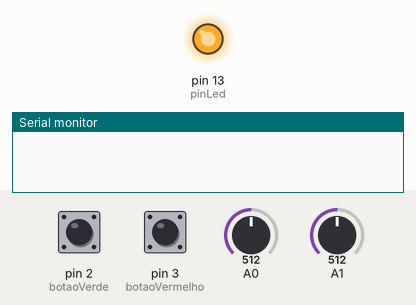
Bench run of a sketch on a simulated Arduino Uno, built with avr-gcc and run on an emulated ATmega328P. On the bench: output pins drawn as LEDs (lit = HIGH), the last lines printed to the serial monitor. The inputs (shaded band) are chosen by the test bench; at power-on: pin 2 (botaoVerde) LOW, pin 3 (botaoVermelho) LOW, A0 = 512, A1 = 512.

Above: at 0.1 s.
At 2.3 s:
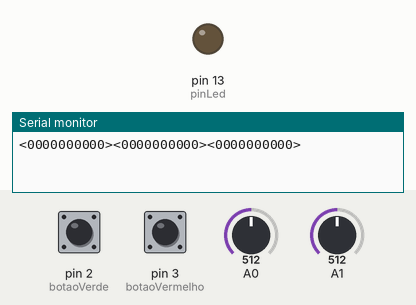
Timing chart, 0 to 3.8 s (numbered marks = the images above):
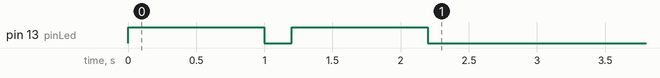

The sketch:

Volante.ino
```cpp
/*
 * Envia caracteres para o segundo chip do arduino (16u2),
 * que deve rodar programa de ponte HID para repassar
 * os caracteres como comandos de joystick para
 * a porta USB.
 */

const int pinLed = LED_BUILTIN;
const int botaoVermelho = 3;
const int botaoVerde = 2;

const int potVolante = A0;
const int potAcelera = A1;

void setup() {
  pinMode(pinLed, OUTPUT);
  pinMode(botaoVermelho, INPUT);
  pinMode(botaoVerde, INPUT);

  Serial.begin(115200);

  // Para saber que é o meu código
  digitalWrite(pinLed, HIGH);
  delay(1000);
  digitalWrite(pinLed, LOW);
  delay(200);
  digitalWrite(pinLed, HIGH);
  delay(1000);
  digitalWrite(pinLed, LOW);
}

void geraSaida(char saida[], int potenciometro){
    char direcao = '0';
    int valorPotenciometro = analogRead(potenciometro);
    int valorDirecao = 0;
    if (valorPotenciometro > 512) {
      direcao = '2';
      valorDirecao = valorPotenciometro - 512;
    } else if (valorPotenciometro < 512) {
      direcao = '1';
      valorDirecao = 512 - valorPotenciometro;
    }
    // cria uma saída com zeros à esquerda
    sprintf(saida, "%c%03d", direcao, valorDirecao);
}


void loop() {

    char valorBotaoVermelho = '0';
    if (digitalRead(botaoVermelho)) {
      valorBotaoVermelho = '1';
    }
    char valorBotaoVerde = '0';
    if (digitalRead(botaoVerde)) {
      valorBotaoVerde = '1';
    }

    char valorVolante[5];
    geraSaida(valorVolante, potVolante);
    char valorAcelera[5];
    geraSaida(valorAcelera, potAcelera);

    Serial.write("<");
    Serial.write(valorBotaoVermelho);
    Serial.write(valorBotaoVerde);
    Serial.write(valorVolante);
    Serial.write(valorAcelera);
    Serial.write(">");

    //
    delay(100);
    digitalWrite(pinLed, LOW);
    // Serial.println();
}
```
